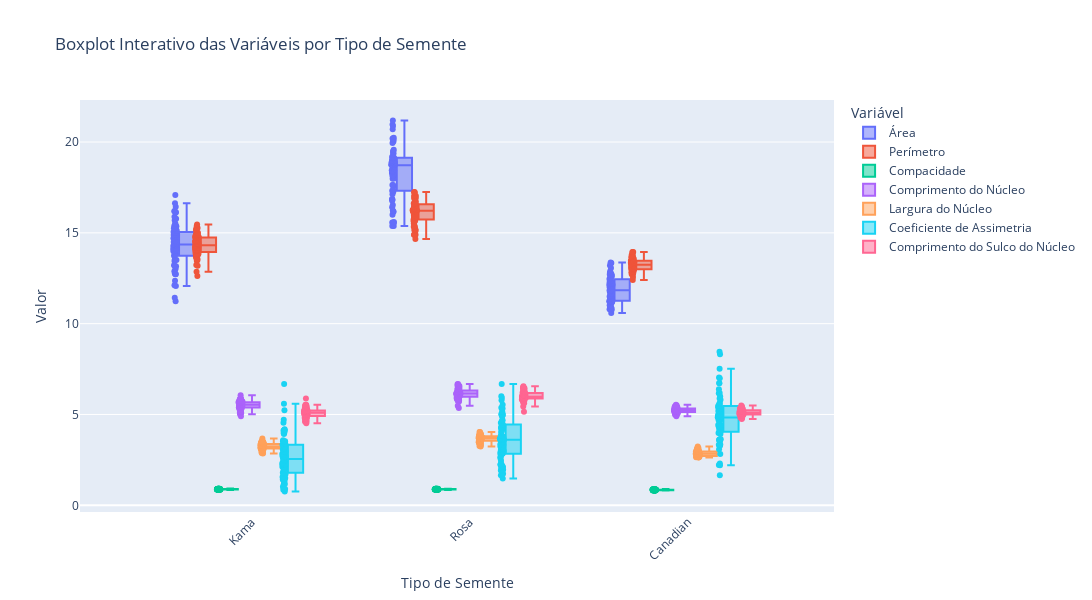

Notebook code for this chart:
### Markdown cell above
📊 Boxplot interativo das variáveis por Tipo de Semente

Foi criado um boxplot interativo com Plotly para visualizar a distribuição das variáveis numéricas de cada tipo de semente de trigo. Através da função `melt()`, a base foi transformada para o formato longo, permitindo o agrupamento por classe (target) e por variável. Esse gráfico revela diferenças significativas nas medianas e amplitudes interquartis, além da presença de potenciais outliers. Por exemplo, as variedades Kama e Canadian apresentam padrões distintos em variáveis como Compacidade e Comprimento do Sulco do Núcleo. Essas diferenças são úteis para a criação de modelos de classificação baseados em características físicas das sementes.

### Code cell
#📊 Boxplot interativo das variáveis

df_long = df.melt(id_vars=boxplot_target_col,
                  value_vars=boxplot_cols,
                  var_name=boxplot_legend_title,
                  value_name=boxplot_yaxis_title)

fig = px.box(df_long,
             x=boxplot_target_col,
             y=boxplot_yaxis_title,
             color=boxplot_legend_title,
             points='all',
             title=boxplot_title)

fig.update_layout(
    xaxis_title=boxplot_xaxis_title,
    yaxis_title=boxplot_yaxis_title,
    boxmode=boxplot_mode,
    xaxis_tickangle=-45,
    legend_title=boxplot_legend_title,
    height=boxplot_height,
    width=boxplot_width
)
fig.show()

### Figure 1 — Plotly figure (JSON) as saved in the notebook; plotly's stock layout.template omitted (floating-point values rounded to 4 significant figures; data arrays with more than 128 entries replaced by an {"elided": "..."} marker saying what was removed)
{"data": [{"alignmentgroup": "True", "boxpoints": "all", "hovertemplate": "Variável=Área<br>Classe=%{x}<br>Valor=%{y}<extra></extra>", "legendgroup": "Área", "marker": {"color": "#636efa"}, "name": "Área", "notched": false, "offsetgroup": "Área", "orientation": "v", "showlegend": true, "x": {"elided": "210 str values"}, "x0": " ", "xaxis": "x", "y": {"elided": "210 float values"}, "y0": " ", "yaxis": "y", "type": "box"}, {"alignmentgroup": "True", "boxpoints": "all", "hovertemplate": "Variável=Perímetro<br>Classe=%{x}<br>Valor=%{y}<extra></extra>", "legendgroup": "Perímetro", "marker": {"color": "#EF553B"}, "name": "Perímetro", "notched": false, "offsetgroup": "Perímetro", "orientation": "v", "showlegend": true, "x": {"elided": "210 str values"}, "x0": " ", "xaxis": "x", "y": {"elided": "210 float values"}, "y0": " ", "yaxis": "y", "type": "box"}, {"alignmentgroup": "True", "boxpoints": "all", "hovertemplate": "Variável=Compacidade<br>Classe=%{x}<br>Valor=%{y}<extra></extra>", "legendgroup": "Compacidade", "marker": {"color": "#00cc96"}, "name": "Compacidade", "notched": false, "offsetgroup": "Compacidade", "orientation": "v", "showlegend": true, "x": {"elided": "210 str values"}, "x0": " ", "xaxis": "x", "y": {"elided": "210 float values"}, "y0": " ", "yaxis": "y", "type": "box"}, {"alignmentgroup": "True", "boxpoints": "all", "hovertemplate": "Variável=Comprimento do Núcleo<br>Classe=%{x}<br>Valor=%{y}<extra></extra>", "legendgroup": "Comprimento do Núcleo", "marker": {"color": "#ab63fa"}, "name": "Comprimento do Núcleo", "notched": false, "offsetgroup": "Comprimento do Núcleo", "orientation": "v", "showlegend": true, "x": {"elided": "210 str values"}, "x0": " ", "xaxis": "x", "y": {"elided": "210 float values"}, "y0": " ", "yaxis": "y", "type": "box"}, {"alignmentgroup": "True", "boxpoints": "all", "hovertemplate": "Variável=Largura do Núcleo<br>Classe=%{x}<br>Valor=%{y}<extra></extra>", "legendgroup": "Largura do Núcleo", "marker": {"color": "#FFA15A"}, "name": "Largura do Núcleo", "notched": false, "offsetgroup": "Largura do Núcleo", "orientation": "v", "showlegend": true, "x": {"elided": "210 str values"}, "x0": " ", "xaxis": "x", "y": {"elided": "210 float values"}, "y0": " ", "yaxis": "y", "type": "box"}, {"alignmentgroup": "True", "boxpoints": "all", "hovertemplate": "Variável=Coeficiente de Assimetria<br>Classe=%{x}<br>Valor=%{y}<extra></extra>", "legendgroup": "Coeficiente de Assimetria", "marker": {"color": "#19d3f3"}, "name": "Coeficiente de Assimetria", "notched": false, "offsetgroup": "Coeficiente de Assimetria", "orientation": "v", "showlegend": true, "x": {"elided": "210 str values"}, "x0": " ", "xaxis": "x", "y": {"elided": "210 float values"}, "y0": " ", "yaxis": "y", "type": "box"}, {"alignmentgroup": "True", "boxpoints": "all", "hovertemplate": "Variável=Comprimento do Sulco do Núcleo<br>Classe=%{x}<br>Valor=%{y}<extra></extra>", "legendgroup": "Comprimento do Sulco do Núcleo", "marker": {"color": "#FF6692"}, "name": "Comprimento do Sulco do Núcleo", "notched": false, "offsetgroup": "Comprimento do Sulco do Núcleo", "orientation": "v", "showlegend": true, "x": {"elided": "210 str values"}, "x0": " ", "xaxis": "x", "y": {"elided": "210 float values"}, "y0": " ", "yaxis": "y", "type": "box"}], "layout": {"xaxis": {"anchor": "y", "domain": [0.0, 1.0], "title": {"text": "Tipo de Semente"}, "tickangle": -45}, "yaxis": {"anchor": "x", "domain": [0.0, 1.0], "title": {"text": "Valor"}}, "legend": {"title": {"text": "Variável"}, "tracegroupgap": 0}, "title": {"text": "Boxplot Interativo das Variáveis por Tipo de Semente"}, "boxmode": "group", "height": 600, "width": 1200}}
